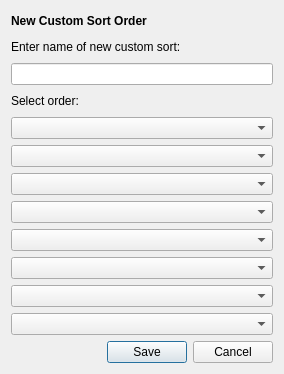
<?xml version="1.0" encoding="UTF-8"?>
<ui version="4.0">
 <class>CustomSort</class>
 <widget class="QDialog" name="CustomSort">
  <property name="geometry">
   <rect>
    <x>0</x>
    <y>0</y>
    <width>284</width>
    <height>374</height>
   </rect>
  </property>
  <property name="windowTitle">
   <string>Create New Sort Order</string>
  </property>
  <property name="windowIcon">
   <iconset resource="../images.qrc">
    <normaloff>:/icon32.ico</normaloff>:/icon32.ico</iconset>
  </property>
  <layout class="QGridLayout" name="gridLayout">
   <item row="2" column="0" colspan="2">
    <widget class="QLineEdit" name="sort_name"/>
   </item>
   <item row="5" column="0" colspan="2">
    <widget class="QComboBox" name="field_1"/>
   </item>
   <item row="9" column="0" colspan="2">
    <widget class="QComboBox" name="field_5"/>
   </item>
   <item row="10" column="0" colspan="2">
    <widget class="QComboBox" name="field_6"/>
   </item>
   <item row="7" column="0" colspan="2">
    <widget class="QComboBox" name="field_3"/>
   </item>
   <item row="8" column="0" colspan="2">
    <widget class="QComboBox" name="field_4"/>
   </item>
   <item row="12" column="1">
    <widget class="QDialogButtonBox" name="buttonBox">
     <property name="standardButtons">
      <set>QDialogButtonBox::Cancel|QDialogButtonBox::Save</set>
     </property>
    </widget>
   </item>
   <item row="0" column="0" colspan="2">
    <widget class="QLabel" name="sort_label">
     <property name="styleSheet">
      <string notr="true"/>
     </property>
     <property name="text">
      <string>&lt;html&gt;&lt;head/&gt;&lt;body&gt;&lt;p&gt;&lt;span style=&quot; font-weight:600;&quot;&gt;New Custom Sort Order&lt;/span&gt;&lt;/p&gt;&lt;/body&gt;&lt;/html&gt;</string>
     </property>
    </widget>
   </item>
   <item row="6" column="0" colspan="2">
    <widget class="QComboBox" name="field_2"/>
   </item>
   <item row="1" column="0" colspan="2">
    <widget class="QLabel" name="label">
     <property name="text">
      <string>Enter name of new custom sort:</string>
     </property>
    </widget>
   </item>
   <item row="4" column="0" colspan="2">
    <widget class="QComboBox" name="field_0">
     <item>
      <property name="text">
       <string/>
      </property>
     </item>
    </widget>
   </item>
   <item row="3" column="0" colspan="2">
    <widget class="QLabel" name="label_2">
     <property name="text">
      <string>Select order:</string>
     </property>
    </widget>
   </item>
   <item row="11" column="0" colspan="2">
    <widget class="QComboBox" name="field_7"/>
   </item>
  </layout>
 </widget>
 <resources>
  <include location="../images.qrc"/>
 </resources>
 <connections/>
</ui>
